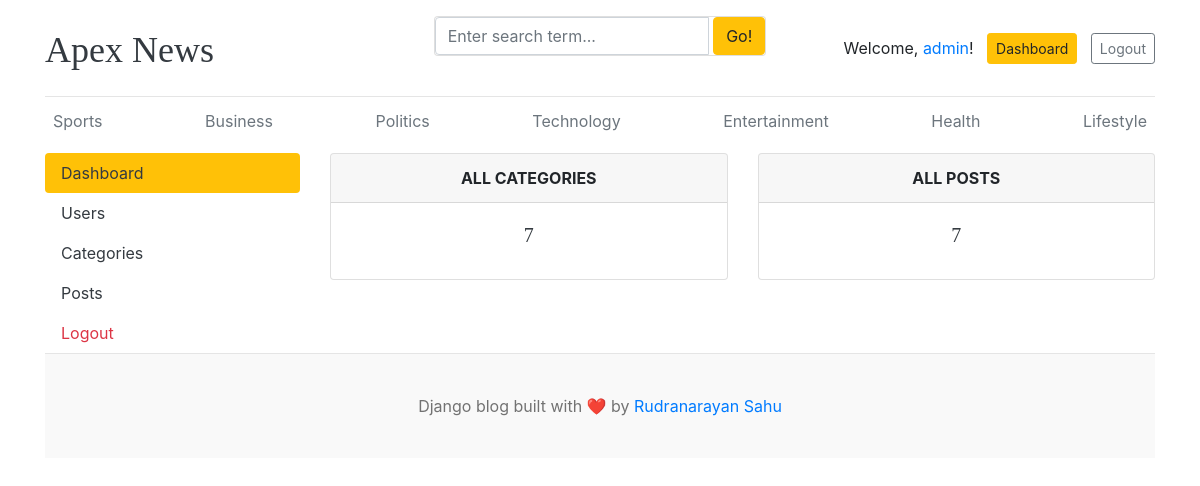
The page /dashboard/ (signed in) on the database its author committed.
### blogs/models.py (models this page shows, shortened)
class Category(models.Model):
    category_name = models.CharField(max_length=50, unique=True)
    created_at = models.DateTimeField(auto_now_add=True)
    updated_at = models.DateTimeField(auto_now=True)
    class Meta:
        verbose_name = "Category"
        verbose_name_plural = "Categories"

### dashboards/views.py (the view)
# urls.py: path('dashboard/', include('dashboards.urls')),
@login_required(login_url='login')
def dashboard(request):
    category_count = Category.objects.all().count()
    blogs_count = Blog.objects.all().count()
    context = {
        'category_count': category_count,
        'blogs_count': blogs_count,
    }
    return render(request, 'dashboard/dashboard.html', context)

### blogs/context_processors.py (called while the page is built)
def get_categories(request):
    from blogs.models import Category
    categories = Category.objects.all()
    return {'categories': categories}

def get_social_links(request):
    social_links = SocialLinks.objects.all()
    return {'social_links': social_links}

### templates/dashboard/dashboard.html
{% extends 'base.html' %}
{% block content %}
<div class="row">
    {% include 'dashboard/sidebar.html' %}
    <div class="col-md-9">
        <div class="row">
            <div class="col">
                <div class="card border-default mb-3">
                    <div class="card-header text-center text-uppercase font-weight-bold">All Categories</div>
                    <div class="card-body text-dark">
                        <h5 class="card-title text-center">{{ category_count }}</h5>
                    </div>
                </div>
            </div>
            <div class="col">
                <div class="card border-default mb-3">
                    <div class="card-header text-center text-uppercase font-weight-bold">All posts</div>
                    <div class="card-body text-dark">
                        <h5 class="card-title text-center">{{ blogs_count }}</h5>
                    </div>
                </div>
            </div>
        </div>
    </div>
</div>
{% endblock %}

### templates/base.html (shortened to what this page needs)
{% load static %}
<!DOCTYPE html>
<html lang="en">
<head>
    <link href="https://getbootstrap.com/docs/4.0/dist/css/bootstrap.min.css" rel="stylesheet" />
    <link rel="stylesheet" href="https://cdnjs.cloudflare.com/ajax/libs/font-awesome/4.7.0/css/font-awesome.min.css">
    <link href="{% static 'css/blog.css' %}" rel="stylesheet" />
</head>
<body>
    <div class="container">
        <header class="blog-header py-3">
            <div class="row flex-nowrap justify-content-between align-items-center">
                <div class="col-4 pt-1">
                    <a class="blog-header-logo text-dark" href="/">Apex News</a>
                </div>
                <div class="card mb-4">
                        <form action ="{% url 'search_blogs' %}" method="GET">
                            <div class="input-group">
                                <input class="form-control" type="text" name="keyword" value="{{ keyword }}" placeholder="Enter search term..." aria-label="Enter search term..." aria-describedby="button-search" /> &nbsp;
                                <button type="submit" class="btn btn-warning" id="button-search" type="button">Go!</button>
                            </div>
                        </form>
                </div>
                <div class="col-4 d-flex justify-content-end align-items-center">
                    {% if not user.is_authenticated %}
                    <a class="btn btn-sm btn-warning" href="{% url 'login' %}">Login</a> &nbsp;
                    <a class="btn btn-sm btn-outline-secondary" href="{% url 'register' %}">Register</a>
                    {% else %}
                    <span>Welcome, <span class="text-primary">{{ user.username }}</span>!</span> &nbsp; &nbsp;
                    <a class="btn btn-sm btn-warning" href="{% url 'dashboard' %}">Dashboard</a>&nbsp; &nbsp;
                    <a class="btn btn-sm btn-outline-secondary" href="{% url 'logout' %}" onclick="return confirm('Are you sure you want to logout?');">Logout</a>
                    {% endif %}
                </div>
            </div>
        </header>
        <div class="nav-scroller py-1 mb-2">
            <nav class="nav d-flex justify-content-between">
                {% for category in categories %}
                <a class="p-2 text-muted" href="{% url 'posts_by_category' category.id %}">{{ category.category_name }}</a>
                {% endfor %}
            </nav>
        </div>
    {% block content %}
    {% endblock %}
    <footer class="blog-footer">
        <p>Django blog built with ❤️ by <a href="#">Rudranarayan Sahu</a></p>
    </footer>
</body>
</html>

### blog_main/static/css/blog.css (style rules this page uses)
.blog-header { border-bottom: 1px solid #e5e5e5; }
.blog-header-logo { font-family: "Playfair Display", Georgia, "Times New Roman", serif; font-size: 2.25rem; }
h1, h2, h3, h4, h5, h6 { font-family: "Playfair Display", Georgia, "Times New Roman", serif; }
.blog-footer { padding: 2.5rem 0; color: #727272; text-align: center; background-color: #f9f9f9; border-top: .05rem solid #e5e5e5; }
.blog-footer p:last-child { margin-bottom: 0; }

### rows shown on the page
Category: category_name "Sports"
Category: category_name "Business"
Category: category_name "Politics"
Category: category_name "Technology"
Category: category_name "Entertainment"
Category: category_name "Health"
Category: category_name "Lifestyle"

### other values the page prints
{{ user.username }} "admin"
{{ category_count }} "7"
{{ blogs_count }} "7"
